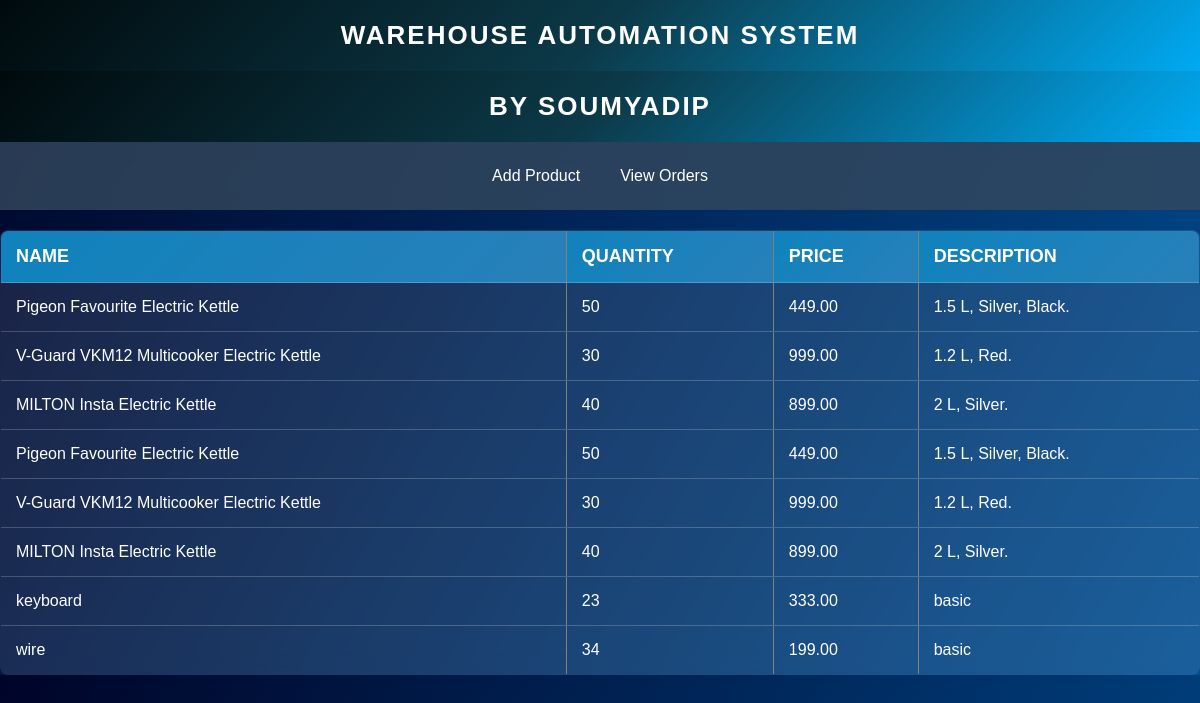
The page / on the database its author committed.
### tables this page shows
CREATE TABLE IF NOT EXISTS `products` (
  `products.id` int NOT NULL AUTO_INCREMENT,
  `name` varchar(255) NOT NULL,
  `quantity` int NOT NULL,
  `price` decimal(10,2) NOT NULL,
  `description` text,
  `id` int NOT NULL,
  PRIMARY KEY (`products.id`)
);

### index.php (the view, shortened to what this page needs)
<?php
include 'db.php';
$result = $conn->query("SELECT * FROM products");
?>
<!DOCTYPE html>
<html>
<head>
    <link rel="stylesheet" type="text/css" href="style.css">
</head>
<body>
<header>Warehouse Automation System</header>
<header>by Soumyadip</header>
    <nav>
        <a href="add_product.php">Add Product</a>
        <a href="view_orders.php">View Orders</a>
    </nav>
    <table border="1">
        <tr>
            <th>Name</th>
            <th>Quantity</th>
            <th>Price</th>
            <th>Description</th>
        </tr>
        <?php while ($row = $result->fetch_assoc()) { ?>
            <tr>
                <td><?php echo $row['name']; ?></td>
                <td><?php echo $row['quantity']; ?></td>
                <td><?php echo $row['price']; ?></td>
                <td><?php echo $row['description']; ?></td>
            </tr>
        <?php } ?>
    </table>
</body>
</html>

### style.css (style rules this page uses)
body { font-family: 'Poppins', sans-serif; margin: 0; padding: 0; background: linear-gradient(120deg, #000428, #004e92); color: #fff; transition: background 0.5s ease-in-out; overflow-x: hidden; }
header { background: linear-gradient(135deg, #000a0d, #0c3948, #00aaf3); color: white; padding: 20px; text-align: center; font-size: 26px; font-weight: bold; text-transform: uppercase; letter-spacing: 2px; animation: fadeIn 1.5s ease-in-out; }
nav { display: flex; justify-content: center; padding: 15px; background: rgba(52, 73, 94, 0.8); backdrop-filter: blur(10px); position: sticky; top: 0; z-index: 1000; animation: slideDown 1s ease-in-out; }
nav a { color: white; text-decoration: none; font-size: 16px; font-weight: 500; padding: 10px 20px; border-radius: 5px; transition: all 0.4s ease-in-out; position: relative; overflow: hidden; }
nav a::before { content: ''; position: absolute; width: 100%; height: 100%; background: rgba(255, 255, 255, 0.2); top: 0; left: -100%; transition: all 0.4s ease-in-out; }
table { width: 100%; border-collapse: collapse; margin-top: 20px; background: rgba(255, 255, 255, 0.1); border-radius: 8px; overflow: hidden; backdrop-filter: blur(10px); }
table th, table td { padding: 15px; text-align: left; border-bottom: 1px solid rgba(255, 255, 255, 0.2); transition: background 0.3s ease-in-out; }
table th { background: linear-gradient(135deg, #0f82bc, #2980b9); color: white; font-size: 18px; text-transform: uppercase; }

### rows shown on the page
products: name "Pigeon Favourite Electric Kettle", quantity "50", price "449.00", description "1.5 L, Silver, Black."
products: name "V-Guard VKM12 Multicooker Electric Kettle", quantity "30", price "999.00", description "1.2 L, Red."
products: name "MILTON Insta Electric Kettle", quantity "40", price "899.00", description "2 L, Silver."
products: name "Pigeon Favourite Electric Kettle", quantity "50", price "449.00", description "1.5 L, Silver, Black."
products: name "V-Guard VKM12 Multicooker Electric Kettle", quantity "30", price "999.00", description "1.2 L, Red."
products: name "MILTON Insta Electric Kettle", quantity "40", price "899.00", description "2 L, Silver."
products: name "keyboard", quantity "23", price "333.00", description "basic"
products: name "wire", quantity "34", price "199.00", description "basic"
